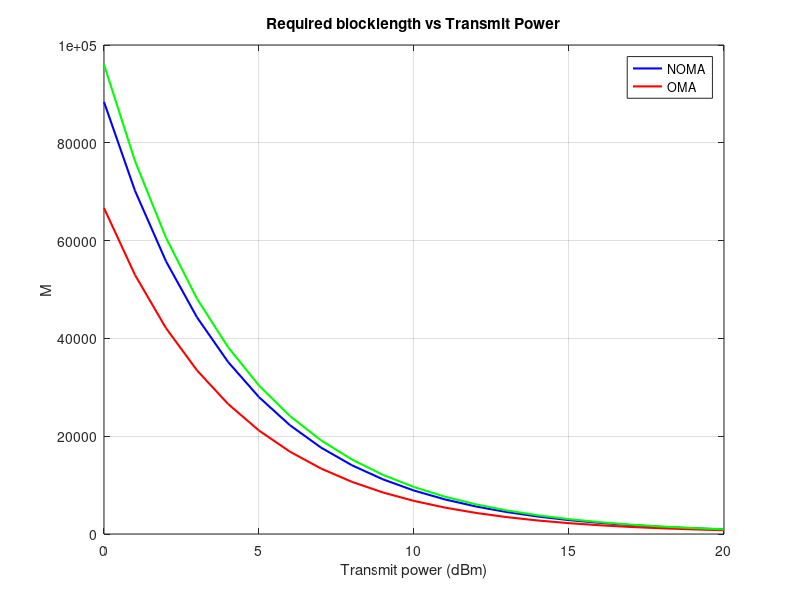
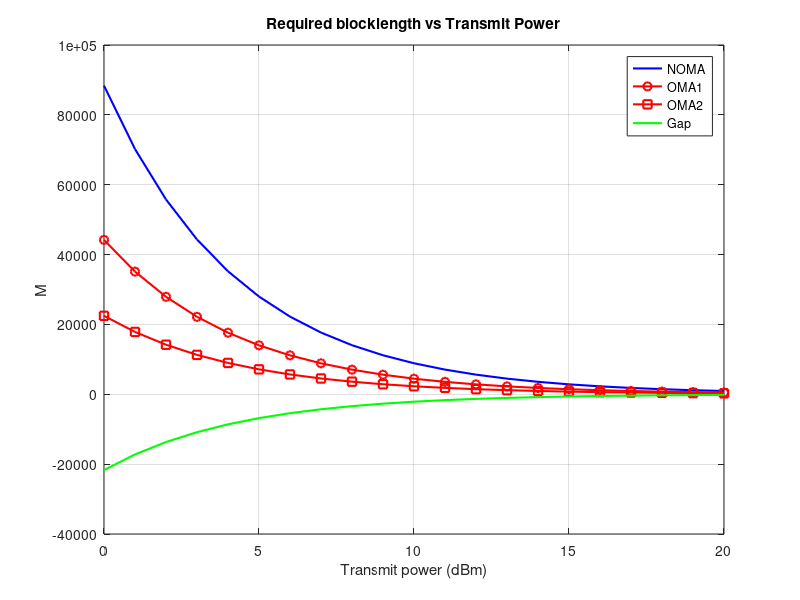
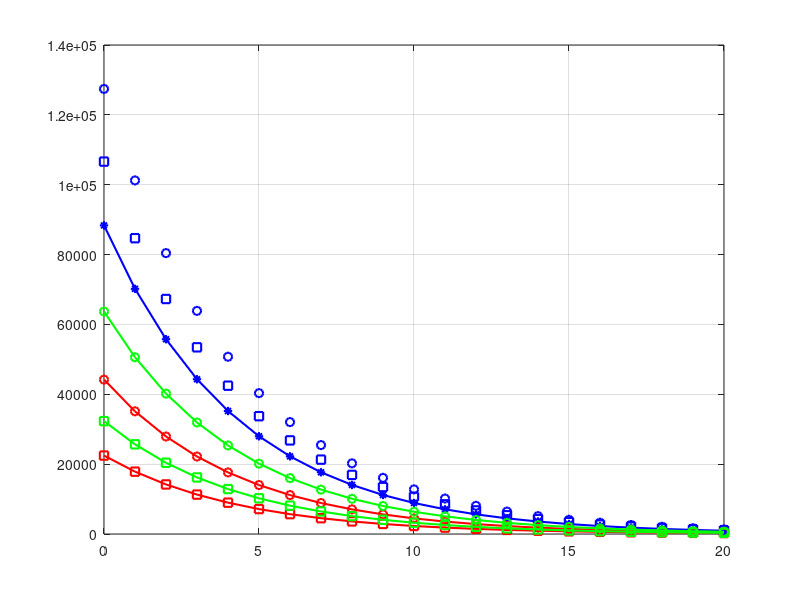

Recreate these plots in MATLAB, in order.
% This script analysis performance between NOMA OMA
% 2 user case
clc; clear variables; close all;
N = 1e6;
N1 = 80;
N2 = 80;


eplsion1R = 10^-5;
eplsion2R = 10^-4;


BW = 10^7;                  %System bandwidth
No = -174 + 10*log10(BW);   %Noise power (dBm)
no = (10^-3)*10.^(No/10);   %Noise power (linear scale)

d1 = 100;
d2 = 150;
eta = 4;

h1 = sqrt(1/2*d1^-eta)*(randn(1,N)+1i*randn(1,N));
h2 = sqrt(1/2*d2^-eta)*(randn(1,N)+1i*randn(1,N));

% h1 = sqrt(1/2*(1+d1^eta)^-1)*(randn(1,N)+1i*randn(1,N));
% h2 = sqrt(1/2*(1+d2^eta)^-1)*(randn(1,N)+1i*randn(1,N));


lamda1 = mean(abs(h1).^2);
lamda2 = mean(abs(h2).^2);


Pt = 0:1:20;                    %Transmit Power in dBm
pt = (10^-3).*db2pow(Pt);    %Transmit Power (linear scale)

beta1 = 0.5;
beta2 = 1-beta1;

delta = 0.5;

NOMA_opt_M = zeros(1,length(Pt));
OMA_opt_M1 = zeros(1,length(Pt));
OMA_opt_M2 = zeros(1,length(Pt));
OMA_opt_M = zeros(1,length(Pt));


for u=1:length(Pt)
    Rho(u) = Pt(u)-No;
    
    rho = pt(u)/no;
    rho*lamda1*eplsion1R;
    
    % Blocklength for NOMA users
    contraint = (lamda1*eplsion1R)/(lamda2*eplsion2R);
    theta = contraint*delta;
        
    check = (lamda2*eplsion2R*rho + 2)*lamda1*eplsion1R - (lamda2*eplsion2R.*rho + 4)*lamda2*eplsion2R > 0
    switch (check)
        case 0
            eplsion2R_m = theta*eplsion2R;
        case 1
            eplsion2R_m = eplsion2R;
    end
    opt_a1(u) = (-lamda1*eplsion1R + sqrt((lamda1*eplsion1R)^2+...
                  4*(lamda2*eplsion2R_m)^2*rho*(lamda1*eplsion1R-lamda2*eplsion2R_m))) ...
                  / (2*lamda2*eplsion2R_m*rho*(lamda1*eplsion1R-lamda2*eplsion2R_m));
              
    opt_a11(u) = (-lamda1*eplsion1R + sqrt((lamda1*eplsion1R)^2+...
                  4*(lamda2*eplsion2R_m)^2)) ...
                  / (2*lamda2*eplsion2R_m);
    
    opt_a1(u)*rho*(lamda1*eplsion1R-lamda2*eplsion2R_m)
              
    NOMA_opt_M(u) = N1/log2(1+((-lamda1*eplsion1R + ...
                    sqrt((lamda1*eplsion1R)^2+4*(lamda2*eplsion2R_m)^2*rho*(lamda1*eplsion1R-lamda2*eplsion2R_m)))...
                    / (2*lamda2*eplsion2R_m)));
    
                
    NOMA_opt_M1(u) = N1/(opt_a1(u)*rho*(lamda1*eplsion1R - lamda2*eplsion2R_m));
    NOMA_opt_M21(u) = N1/log2((1+rho*lamda2*eplsion2R_m)/(1+rho*lamda2*eplsion2R_m*opt_a1(u)));
    NOMA_opt_M22(u) = N1/log2(1+opt_a11(u)*rho*(lamda1*eplsion1R - lamda2*eplsion2R_m));
    

    % Blocklength for OMA users
    % Equal power allocation
    rho1 = (0.5*pt(u)) / (beta1*no);
    rho2 = (0.5*pt(u)) / (beta2*no);
    OMA_opt_M1(u) = N1/(beta1*log2(1+(eplsion1R*lamda1*rho1)));
    OMA_opt_M2(u) = N2/(beta2*log2(1+(eplsion2R*lamda2*rho2)));
    
    OMA_opt_M1_appro(u) = N1/(beta1*(eplsion1R*lamda1*rho1));
    OMA_opt_M2_appro(u) = N2/(beta2*(eplsion2R*lamda2*rho2));
    
    OMA_opt_M(u) = OMA_opt_M1(u)+OMA_opt_M2(u);
    OMA_opt_M_appro(u) = OMA_opt_M1_appro(u)+OMA_opt_M2_appro(u);

end



figure(1)
plot(Pt, NOMA_opt_M, 'b', 'linewidth', 1.5);
hold on; grid on;
plot(Pt, OMA_opt_M, 'r', 'linewidth', 1.5);
plot(Pt, OMA_opt_M_appro, 'g', 'linewidth', 1.5);

xlabel('Transmit power (dBm)');
ylabel('M');
title('Required blocklength vs Transmit Power');
legend('NOMA','OMA');



figure(2)
plot(Pt, NOMA_opt_M, 'b', 'linewidth', 1.5);
hold on; grid on;
plot(Pt, OMA_opt_M1, '-or', 'linewidth', 1.5);
plot(Pt, OMA_opt_M2, '-sr', 'linewidth', 1.5);
plot(Pt, OMA_opt_M - NOMA_opt_M, 'g', 'linewidth', 1.5);

xlabel('Transmit power (dBm)');
ylabel('M');
title('Required blocklength vs Transmit Power');
legend('NOMA','OMA1','OMA2','Gap');



figure(3)
plot(Pt, NOMA_opt_M, 'b', 'linewidth', 1.5);
hold on; grid on;
plot(Pt, NOMA_opt_M21, '*b', 'linewidth', 1.5);
plot(Pt, NOMA_opt_M22, 'sb', 'linewidth', 1.5);

plot(Pt, NOMA_opt_M1, 'ob', 'linewidth', 1.5);

plot(Pt, OMA_opt_M1, '-or', 'linewidth', 1.5);
plot(Pt, OMA_opt_M2, '-sr', 'linewidth', 1.5);

plot(Pt, OMA_opt_M1_appro, '-og', 'linewidth', 1.5);
plot(Pt, OMA_opt_M2_appro, '-sg', 'linewidth', 1.5);





